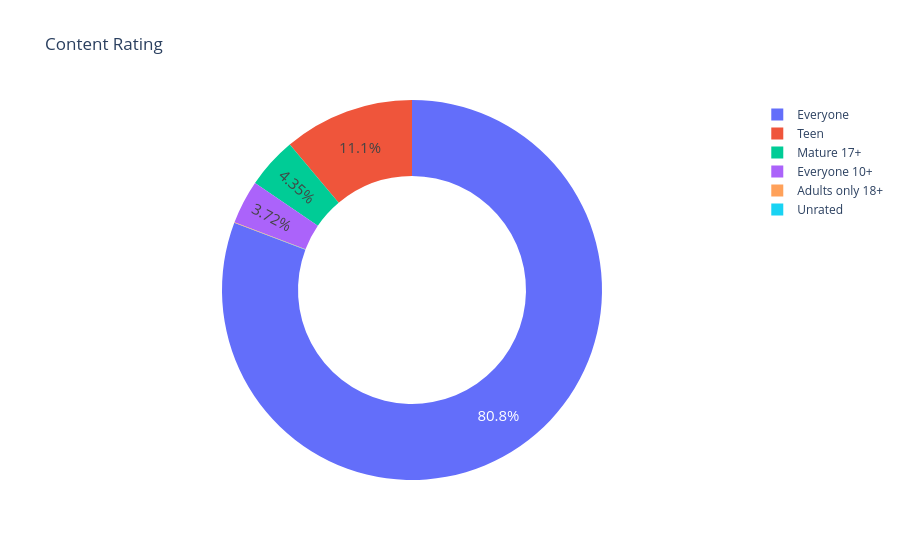

Notebook cell for this chart:
### Code cell
fig = px.pie(
    labels=ratings.index,
    values=ratings.values,
    title="Content Rating",
    names=ratings.index,
    hole=0.6,
)
fig.update_traces(textposition="inside", textfont_size=15, textinfo="percent")

fig.show()

### Figure 1 — Plotly figure (JSON) as saved in the notebook; plotly's stock layout.template omitted (floating-point values rounded to 4 significant figures)
{"data": [{"domain": {"x": [0, 1], "y": [0, 1]}, "hole": 0.6, "hovertemplate": "label=%{label}<br>value=%{value}<extra></extra>", "labels": ["Everyone", "Teen", "Mature 17+", "Everyone 10+", "Adults only 18+", "Unrated"], "legendgroup": "", "name": "", "showlegend": true, "textfont": {"size": 15}, "textinfo": "percent", "textposition": "inside", "type": "pie", "values": [6621, 912, 357, 305, 3, 1]}], "layout": {"legend": {"tracegroupgap": 0}, "title": {"text": "Content Rating"}}}
